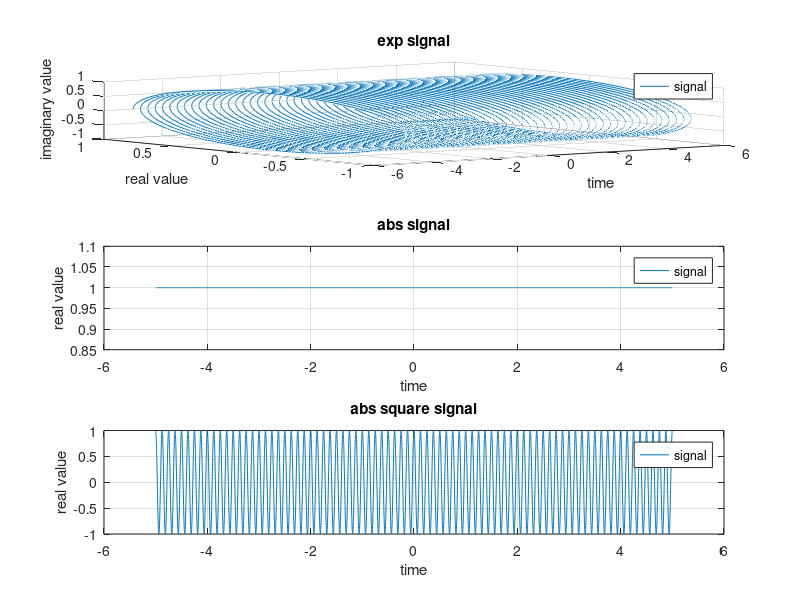

Source code (MATLAB):
t = (-5:0.001:5)
F = 4
j = sqrt(-1)

thet = 2*j*pi*F*t

y = exp(thet)

subplot(3,1,1)
plot3(t,real(y),imag(y)),grid on;
%xlim([min(t)-1 max(t)+1]);ylim([min(y)-1 max(y)+1]);
xlabel('time');
ylabel('real value');
zlabel('imaginary value');
legend('signal');
title('exp signal')

y2 = abs(y)

subplot(3,1,2)
plot(t,y2),grid on;
%xlim([min(t)-1 max(t)+1]);ylim([min(y)-1 max(y)+1]);
xlabel('time');
ylabel('real value');
zlabel('imaginary value');
legend('signal');
title('abs signal')

y3 = y.*y

subplot(3,1,3)
plot(t,y3),grid on;
%xlim([min(t)-1 max(t)+1]);ylim([min(y)-1 max(y)+1]);
xlabel('time');
ylabel('real value');
zlabel('imaginary value');
legend('signal');
title('abs square signal')